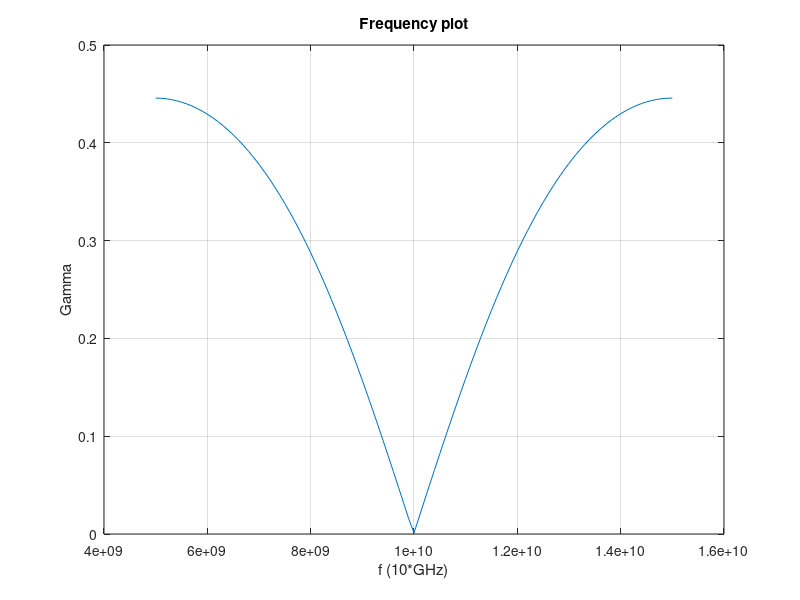

MATLAB code for this plot:


freq = 5e9:0.1e9:15e9;
epsilon_0 = 8.854e-12; 
mu_0 = 4 * pi * 1e-7; 
er = 2.56; 
c = 299792458; 
d = 9.375e-3;
w = 2 * pi * freq;
n = sqrt(er);
beta = n * w / c;
% Theoretically found:
R = abs(1i * 1.56 * (tan(d*beta)) ./ (1i * 3.5 .* tan(d*beta) + 3 ));

figure;
plot(freq, R);
xlabel('f (10*GHz)');
ylabel('Gamma');
title('Frequency plot');
grid on;
